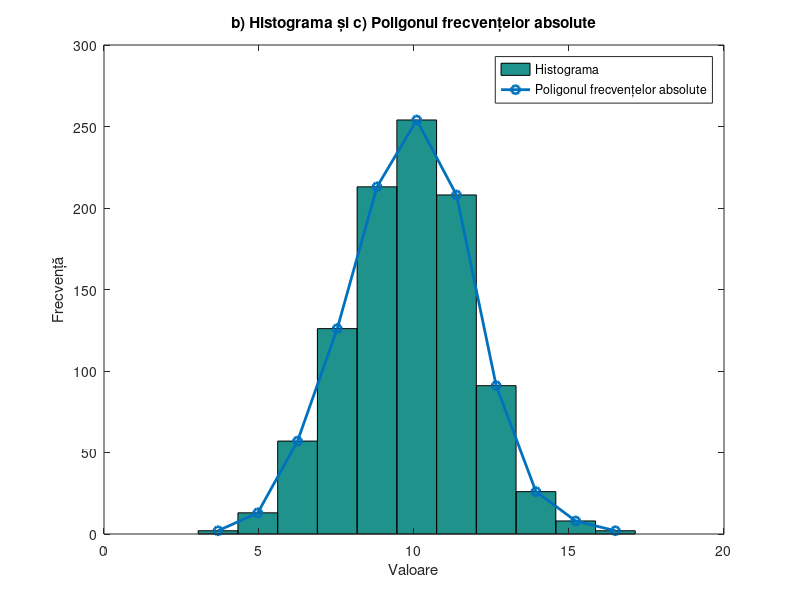

Write MATLAB code to recreate this figure.
% Parametrii de intrare
miu = 10;
sigma = 2;
N = 1000;

% 1. Generare de numere aleatoare ce urmează distribuția normală
x = miu + sigma * randn(N, 1);

% 2. Sortare
x = sort(x);

% 3. Calcul xmin și xmax
xmin = min(x);
xmax = max(x);

% 4. Calcul număr de clase folosind regula lui Sturges
n = fix(1 + 10/3 * log10(N));

% 5. Lungimea claselor
d = (xmax - xmin) / n;

% 6. Extremitățile claselor
class_limits = xmin + (0:n) * d;

% 7a. Frecvențele absolute și mijloacele claselor
[f, middle] = hist(x, n);

% 7b. Calculul frecvențelor relative
relative_frequencies = f / N;

% 8. Afisare tabel sistematizat
fprintf('Nr.   Clasa           Frecventa absoluta   Mijlocul clasei   Frecventa relativa\n');
for i = 1:n
    fprintf('%d    [%.2f, %.2f)       %d                     %.2f              %.4f\n', i, class_limits(i), class_limits(i+1), f(i), middle(i), relative_frequencies(i));
end

% 9. Reprezentare grafică
figure;
hist(x, n); % Histograma frecvențelor absolute
hold on;
plot(middle, f, '-o', 'LineWidth', 2); % Poligonul frecvențelor absolute
title('b) Histograma și c) Poligonul frecvențelor absolute');
xlabel('Valoare');
ylabel('Frecvență');
legend('Histograma', 'Poligonul frecvențelor absolute');

% 10. Media aritmetică, geometrică și armonică
mean_arithmetic = mean(x);
mean_geometric = geomean(x);
mean_harmonic = harmmean(x);

fprintf('\nd1) Media aritmetică: %.2f\n', mean_arithmetic);
fprintf('d2) Media geometrică: %.2f\n', mean_geometric);
fprintf('d3) Media armonică: %.2f\n', mean_harmonic);

% 11. Mediana
median_value = median(x);
fprintf('e) Mediana: %.2f\n', median_value);

% 12. Modul
[~, i] = max(f);
mod_value = middle(i);
fprintf('f) Modul: %.2f\n', mod_value);

% 13. Cuartilele
quartiles = prctile(x, [25 50 75]);
fprintf('g1) Cuartila inferioară (Q1): %.2f\n', quartiles(1));
fprintf('g2) Mediana (Q2): %.2f\n', quartiles(2));
fprintf('g3) Cuartila superioară (Q3): %.2f\n', quartiles(3));

% 14. Dispersia și abaterea standard
variance_value = var(x);
std_dev = std(x);

fprintf('h1) Dispersia: %.2f\n', variance_value);
fprintf('h2) Abaterea standard: %.2f\n', std_dev);

% 15. Momentele centrate de ordin 1, 2, 3 și 4
for i = 1:4
    fprintf("i%d) Momentul de ordin %d: %.2f\n", i, i, moment(x, i));
end